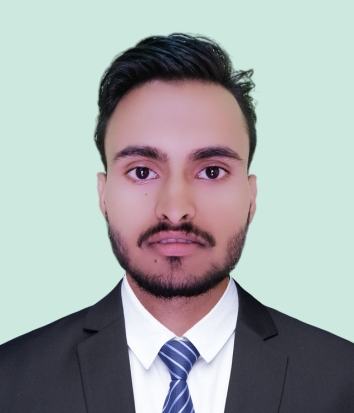
#> input picture Img/Personal/CV_Photo_1.jpg, 354 x 413 px, found by its file name
$ python main11.py
#> lines starting #> are read from the running program, lines starting #| are printed output that depends on the picture
import cv2 as cv


addr = cv.imread(r"C:\Users\Code-Warriorr\Desktop\Code2024\Computer Vision\Img\Personal\CV_Photo_1.jpg")
#> addr is the input picture: shape (413, 354, 3); mean B, G, R 167.8, 167.4, 162.4
addr = cv.resize(addr,(500,600))
#> addr: shape (600, 500, 3)
img = addr

txt_img = cv.putText(
    img,
    text = "Abhishek Kumar",
    org = (100,550),
    color = (0,240,0),
    fontFace = cv.FONT_HERSHEY_DUPLEX,
    fontScale = 1,
    thickness = 5,
    lineType = 4,
    bottomLeftOrigin = False
)
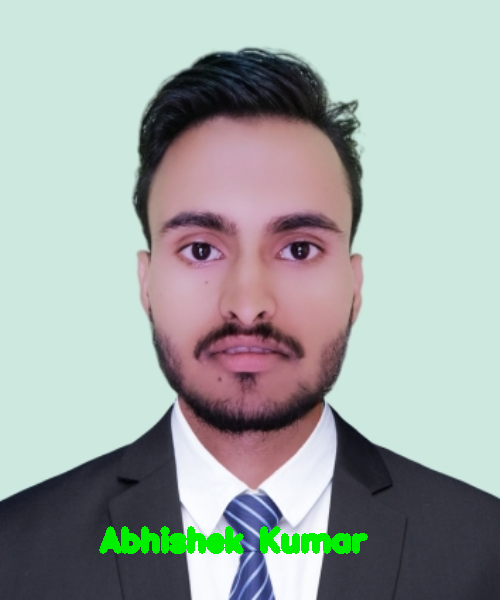
#> txt_img: shape (600, 500, 3); mean B, G, R 165.5, 168.9, 160.3

img = txt_img

face_rectanguler = cv.rectangle(
    img,
    pt1 = (50,50),
    pt2 = (450,450),
    color = (0,255,0),
    lineType = 16,
    thickness = 5
)
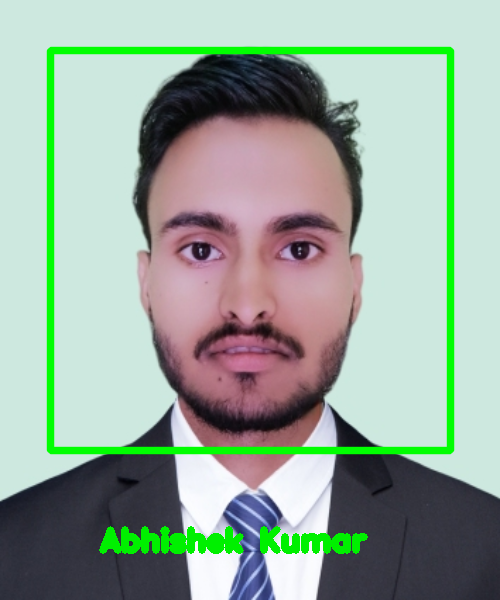
#> face_rectanguler: shape (600, 500, 3); mean B, G, R 157.5, 170.8, 152.8

cv.imshow("Warriorr",face_rectanguler)
cv.waitKey(0)
cv.destroyAllWindows()
